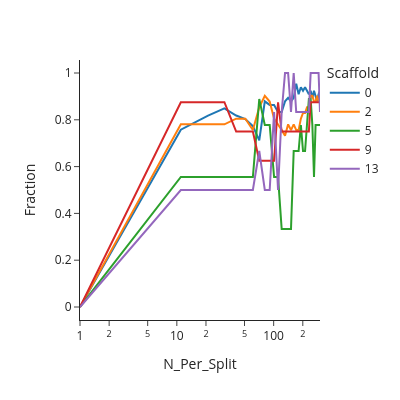

Here is the notebook cell this chart was saved with:
### Code cell
fig.show()

### Figure 1 — Plotly figure (JSON) as saved in the notebook; plotly's stock layout.template omitted (floating-point values rounded to 4 significant figures)
{"data": [{"hovertemplate": "Scaffold=0<br>N_Per_Split=%{x}<br>Fraction=%{y}<extra></extra>", "legendgroup": "0", "line": {"color": "#1F77B4", "dash": "solid"}, "marker": {"symbol": "circle"}, "mode": "lines", "name": "0", "orientation": "v", "showlegend": true, "x": [1, 11, 21, 31, 41, 51, 61, 71, 81, 91, 101, 111, 121, 131, 141, 151, 161, 171, 181, 191, 201, 211, 221, 231, 241, 251, 261, 271, 281, 291, 301], "xaxis": "x", "y": [0.0, 0.7576, 0.8182, 0.8485, 0.8182, 0.803, 0.7727, 0.7121, 0.8788, 0.8636, 0.8636, 0.8333, 0.8333, 0.8788, 0.8939, 0.8788, 0.8939, 0.9545, 0.9091, 0.9394, 0.9242, 0.9394, 0.9242, 0.9091, 0.9242, 0.8939, 0.9242, 0.8939, 0.8788, 0.9091, 0.9242], "yaxis": "y", "type": "scatter"}, {"hovertemplate": "Scaffold=2<br>N_Per_Split=%{x}<br>Fraction=%{y}<extra></extra>", "legendgroup": "2", "line": {"color": "#FF7F0E", "dash": "solid"}, "marker": {"symbol": "circle"}, "mode": "lines", "name": "2", "orientation": "v", "showlegend": true, "x": [1, 11, 21, 31, 41, 51, 61, 71, 81, 91, 101, 111, 121, 131, 141, 151, 161, 171, 181, 191, 201, 211, 221, 231, 241, 251, 261, 271, 281, 291, 301], "xaxis": "x", "y": [0.0, 0.7805, 0.7805, 0.7805, 0.8049, 0.8049, 0.7561, 0.8537, 0.9024, 0.878, 0.8049, 0.7805, 0.7561, 0.7317, 0.7805, 0.7561, 0.7805, 0.7561, 0.7561, 0.8049, 0.8293, 0.8293, 0.8537, 0.8537, 0.9024, 0.9024, 0.878, 0.878, 0.9024, 0.878, 0.878], "yaxis": "y", "type": "scatter"}, {"hovertemplate": "Scaffold=5<br>N_Per_Split=%{x}<br>Fraction=%{y}<extra></extra>", "legendgroup": "5", "line": {"color": "#2CA02C", "dash": "solid"}, "marker": {"symbol": "circle"}, "mode": "lines", "name": "5", "orientation": "v", "showlegend": true, "x": [1, 11, 21, 31, 41, 51, 61, 71, 81, 91, 101, 111, 121, 131, 141, 151, 161, 171, 181, 191, 201, 211, 221, 231, 241, 251, 261, 271, 281, 291, 301], "xaxis": "x", "y": [0.0, 0.5556, 0.5556, 0.5556, 0.5556, 0.5556, 0.5556, 0.8889, 0.7778, 0.7778, 0.5556, 0.5556, 0.3333, 0.3333, 0.3333, 0.3333, 0.6667, 0.6667, 0.6667, 0.7778, 0.6667, 0.6667, 0.7778, 0.8889, 0.8889, 0.7778, 0.5556, 0.7778, 0.7778, 0.7778, 0.7778], "yaxis": "y", "type": "scatter"}, {"hovertemplate": "Scaffold=9<br>N_Per_Split=%{x}<br>Fraction=%{y}<extra></extra>", "legendgroup": "9", "line": {"color": "#D62728", "dash": "solid"}, "marker": {"symbol": "circle"}, "mode": "lines", "name": "9", "orientation": "v", "showlegend": true, "x": [1, 11, 21, 31, 41, 51, 61, 71, 81, 91, 101, 111, 121, 131, 141, 151, 161, 171, 181, 191, 201, 211, 221, 231, 241, 251, 261, 271, 281, 291, 301], "xaxis": "x", "y": [0.0, 0.875, 0.875, 0.875, 0.75, 0.75, 0.75, 0.625, 0.625, 0.625, 0.625, 0.875, 0.75, 0.75, 0.75, 0.75, 0.75, 0.75, 0.75, 0.75, 0.75, 0.75, 0.75, 0.75, 0.875, 0.875, 0.875, 0.875, 0.875, 0.875, 0.875], "yaxis": "y", "type": "scatter"}, {"hovertemplate": "Scaffold=13<br>N_Per_Split=%{x}<br>Fraction=%{y}<extra></extra>", "legendgroup": "13", "line": {"color": "#9467BD", "dash": "solid"}, "marker": {"symbol": "circle"}, "mode": "lines", "name": "13", "orientation": "v", "showlegend": true, "x": [1, 11, 21, 31, 41, 51, 61, 71, 81, 91, 101, 111, 121, 131, 141, 151, 161, 171, 181, 191, 201, 211, 221, 231, 241, 251, 261, 271, 281, 291, 301], "xaxis": "x", "y": [0.0, 0.5, 0.5, 0.5, 0.5, 0.5, 0.5, 0.6667, 0.5, 0.5, 0.8333, 0.5, 0.8333, 1.0, 1.0, 0.8333, 1.0, 0.8333, 0.8333, 0.8333, 0.8333, 0.8333, 0.8333, 0.8333, 1.0, 1.0, 1.0, 1.0, 1.0, 1.0, 0.8333], "yaxis": "y", "type": "scatter"}], "layout": {"xaxis": {"anchor": "y", "domain": [0.0, 1.0], "title": {"text": "N_Per_Split"}, "type": "log"}, "yaxis": {"anchor": "x", "domain": [0.0, 1.0], "title": {"text": "Fraction"}}, "legend": {"title": {"text": "Scaffold"}, "tracegroupgap": 0}, "margin": {"t": 60}, "height": 400, "width": 400}}
